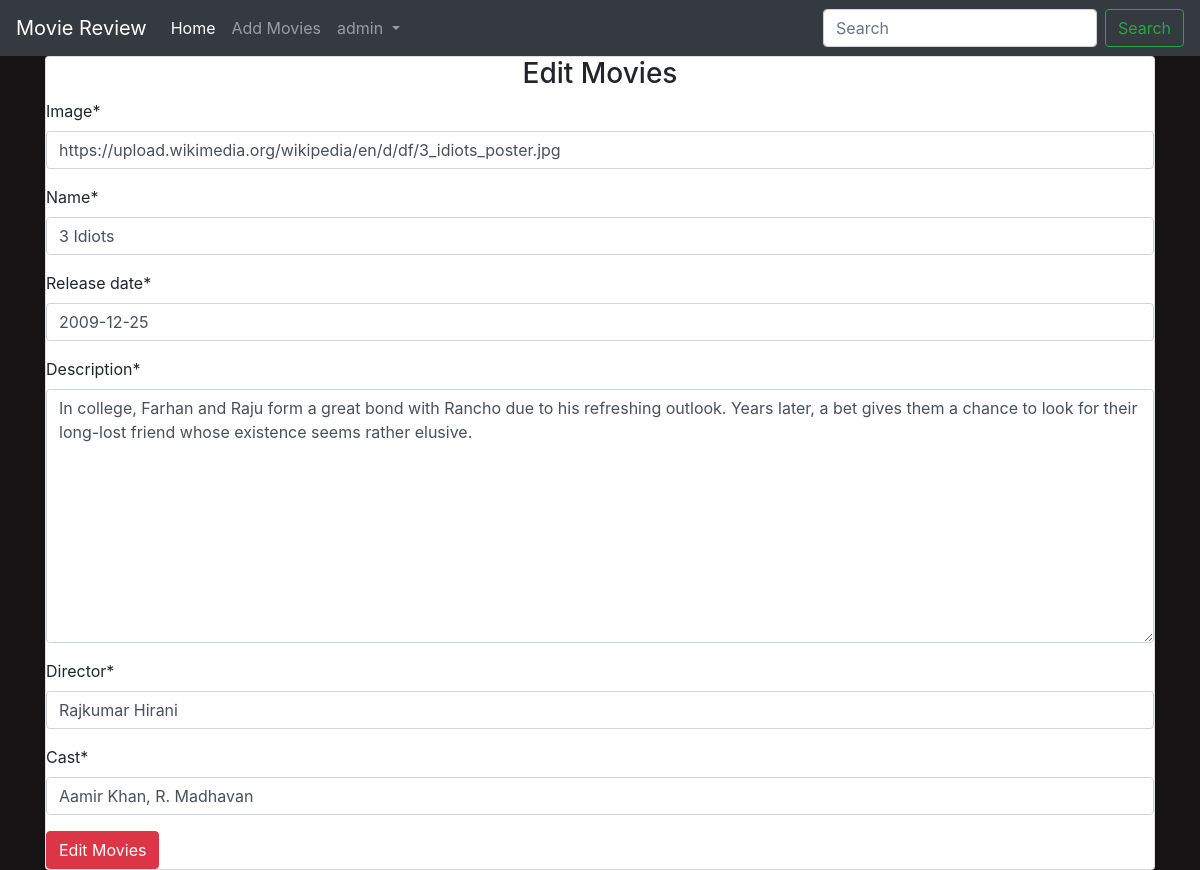
The page /editmovies/6 (signed in) on the database its author committed.
### main/models.py (models this page shows, shortened)
class Movie(models.Model):
    name = models.CharField(max_length = 300)
    director = models.CharField(max_length = 300)
    cast = models.CharField(max_length = 800)
    description = models.TextField(max_length = 5000)
    release_date = models.DateField()
    averageRating = models.FloatField(default=0)
    image = models.URLField(default=None, null=True)

### main/views.py (the view)
# urls.py: path('editmovies/<int:id>', views.edit_movies, name="edit_movies"),
def edit_movies(request, id):
    if request.user.is_authenticated:
        if request.user.is_superuser:
            movie = Movie.objects.get(id=id)
            if request.method == "POST":
                form = MovieForm(request.POST or None, instance=movie)
                if form.is_valid():
                    data = form.save(commit=False)
                    data.save()
                    return redirect("main:detail", id)
            else:
                form = MovieForm(instance=movie)
            return render(request, 'main/addmovies.html', {"form": form, "controller": "Edit Movies"})
        else:
            return redirect("main:home")
    else:
        return redirect("accounts:login")

### main/forms.py
class MovieForm(forms.ModelForm):
    class Meta:
        model = Movie
        fields = {'name', 'cast', 'director', 'description', 'release_date', 'image'}

### main/templates/main/addmovies.html (shortened to what this page needs)
{% extends 'main/base.html' %}
{% load crispy_forms_tags %}
{% block content %}
<div class="container">
    <div class="card">
        <div class="card-content">
            <h3 class="text-center">{{ controller }}</h3>
            <form action="" method="POST">
                {{ form | crispy }}
                <input type="submit" value="{{ controller }}" class="btn btn-danger">
            </form>
        </div>
    </div>
</div>
{% endblock %}

### main/templates/main/base.html (shortened to what this page needs)
<!doctype html>
<html lang="en">
  <head>
    <link rel="stylesheet" href="https://maxcdn.bootstrapcdn.com/bootstrap/4.0.0/css/bootstrap.min.css">
    {% load staticfiles %}
    <link rel="stylesheet" href="{% static 'css/main.css' %}">
  </head>
  <body>
    <nav class="navbar navbar-expand-lg navbar-dark bg-dark text-white">
        <a class="navbar-brand" href="{% url 'main:home' %}">Movie Review</a>
        <div class="collapse navbar-collapse" id="navbarSupportedContent">
          <ul class="navbar-nav mr-auto">
            <li class="nav-item active">
              <a class="nav-link" href="{% url 'main:home' %}">Home <span class="sr-only">(current)</span></a>
            </li>
            <li class="nav-item">
              <a class="nav-link" href="{% url 'main:add_movies' %}">Add Movies</a>
            </li>
            {% if user.is_authenticated %}
            <li class="nav-item dropdown">
              <a class="nav-link dropdown-toggle" href="#" id="navbarDropdown" role="button" data-toggle="dropdown" aria-haspopup="true" aria-expanded="false">
                {{ user.username }}
              </a>
            </li>
            {% endif %}
          </ul>
          <form class="form-inline my-2 my-lg-0" method="GET" action="{% url 'main:home' %}">
            <input class="form-control mr-sm-2" type="search" placeholder="Search" aria-label="Search" name="title">
            <button class="btn btn-outline-success my-2 my-sm-0" type="submit">Search</button>
          </form>
        </div>
      </nav>
    {% block content %}
    {% endblock %}
  </body>
</html>

### main/static/css/main.css (style rules this page uses)
body { background-color: #151313; }

### rows shown on the page
Movie: image "https://upload.wikimedia.org/wikipedia/en/d/df/3_idiots_poster.jpg", name "3 Idiots", release_date "2009-12-25", description "In college, Farhan and Raju form a great bond with Rancho due to his refreshing outlook. Years later, a bet gives them a chance to look for their long-lost friend whose existence seems rather elusive.", director "Rajkumar Hirani", cast "Aamir Khan, R. Madhavan"

### other values the page prints
{{ user.username }} "admin"
{{ controller }} "Edit Movies"
